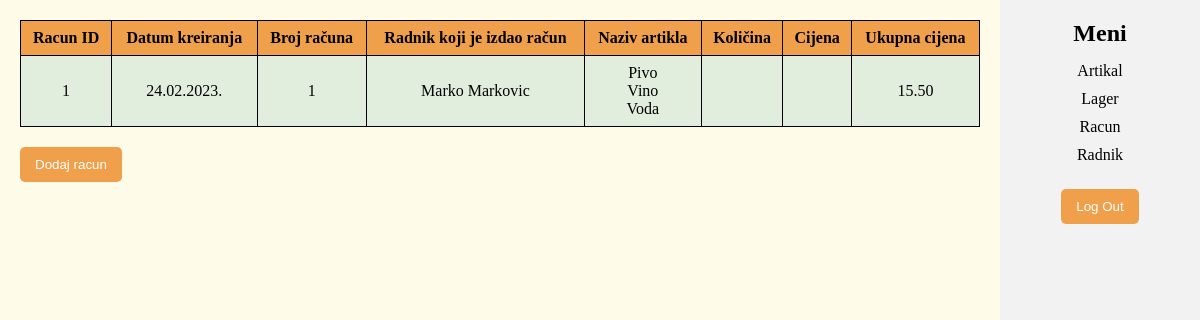
Page /racun.php on the committed database.
### tables this page shows
CREATE TABLE `racun` (
  `RacunId` int(11) NOT NULL,
  `RadnikIdIzdao` int(11) NOT NULL,
  `DatumRacuna` datetime NOT NULL,
  `BrojRacuna` varchar(30) DEFAULT NULL,
  `UkupniIznos` decimal(18,2) DEFAULT NULL,
  `IznosPDV` decimal(18,2) DEFAULT NULL,
  `IznosBezPDV` decimal(18,2) DEFAULT NULL
);

CREATE TABLE `radnik` (
  `RadnikId` int(11) NOT NULL,
  `Ime` varchar(50) DEFAULT NULL,
  `Prezime` varchar(50) DEFAULT NULL,
  `BrojTelefona` varchar(50) DEFAULT NULL,
  `Adresa` varchar(100) DEFAULT NULL,
  `Grad` varchar(50) DEFAULT NULL,
  `Email` varchar(100) DEFAULT NULL,
  `JMBG` char(13) DEFAULT NULL,
  `KorisnikId` int(11) DEFAULT NULL
);

### racun.php (the view, shortened to what this page needs)
<!DOCTYPE html>
<html lang="en">
<head>
  <link rel="stylesheet" href="css/style-racun.css">
</head>
<body>
  <div class="tabela">
    <?php
    $conn = new mysqli("localhost", "root", "", "lanaco");
    $sql = "SELECT
    racun.RacunId,
    racun.DatumRacuna,
    racun.BrojRacuna,
    racun.UkupniIznos,
    racun.IznosPDV,
    racun.IznosBezPDV,
    radnik.Ime,
    radnik.Prezime,
    radnik.BrojTelefona,
    radnik.Adresa,
    radnik.Grad,
    radnik.Email,
    radnik.JMBG,
    GROUP_CONCAT(CONCAT(artikal.Naziv, '') SEPARATOR ', ') AS NaziviArtikala,
    GROUP_CONCAT(racunstavka.Kolicina SEPARATOR '<br>') AS Kolicine,
    GROUP_CONCAT(racunstavka.Cijena SEPARATOR '<br>') AS Cijene,
    SUM(racunstavka.Kolicina) AS UkupnaKolicina,
    SUM(racunstavka.Kolicina * racunstavka.Cijena) AS UkupnaCijena
  FROM
    racun
    INNER JOIN radnik ON racun.RadnikIdIzdao = radnik.RadnikId
    INNER JOIN racunstavka ON racun.RacunId = racunstavka.RacunId
    INNER JOIN artikal ON racunstavka.ArtikalId = artikal.ArtikalId
  GROUP BY racun.RacunId
  ORDER BY racun.RacunId DESC";
    $result = mysqli_query($conn, $sql);
    echo "<table id='racuni'>";
    echo "<tr><th>Racun ID</th><th>Datum kreiranja</th><th>Broj računa</th><th>Radnik koji je izdao račun</th><th>Naziv artikla</th><th>Količina</th><th>Cijena</th><th>Ukupna cijena</th></tr>";
    while ($row = mysqli_fetch_assoc($result)) {
      $naziviArtikala = explode(", ", $row["NaziviArtikala"]);
      echo "<tr id='racun_" . $row["RacunId"] . "' onclick='prikaziDetalje(" . $row["RacunId"] . ")'>";
      echo "<td>" . $row["RacunId"] . "</td>";
      echo "<td>" . date('d.m.Y.', strtotime($row["DatumRacuna"])) . "</td>";
      echo "<td>" . $row["BrojRacuna"] . "</td>";
      echo "<td>" . $row["Ime"] . " " . $row["Prezime"] . "</td>";
      echo "<td>";
      foreach ($naziviArtikala as $naziv) {
        echo $naziv . "<br>";
      }
      echo "</td>";
      echo "<td>";
      echo "</td>";
      echo "<td>";
      echo "</td>";
      echo "<td>" . number_format(floatval($row["UkupnaCijena"]), 2, '.', '.') . "</td>";
      echo "</tr>";
    }
    echo "</table>";
    ?>
    <button><a href="racun_add.php">Dodaj racun</a></button>
  </div>
  <div class="meni">
    <h2>Meni</h2>
    <nav>
      <ul>
        <li><a href="pocetna.php">Artikal</a></li>
        <li><a href="lager.php">Lager</a></li>
        <li><a href="racun.php">Racun</a></li>
        <li><a href="radnik.php">Radnik</a></li>
      </ul>
    </nav>
    <button><a href="logout.php">Log Out</a></button>
  </div>
</body>
</html>

### css/style-racun.css (style rules this page uses)
* { margin: 0; padding: 0; box-sizing: border-box; }
body { display: flex; background-color: #FEFBE9; }
.tabela { flex: 1; padding: 20px; }
table { border-collapse: collapse; width: 100%; }
th, td { border: 1px solid black; padding: 8px; text-align: center; }
th { background-color: #F0A04B; }
tr:nth-child(even) { background-color: #E1EEDD; }
tr:nth-child(odd) { background-color: transparent; }
.meni { width: 200px; height: 100vh; background-color: #f2f2f2; padding: 20px; text-align: center; }
h2 { margin-bottom: 10px; }
nav ul { list-style-type: none; }
nav ul li a { text-decoration: none; color: black; display: block; padding: 5px 10px; }
button { margin-top: 20px; background-color: #F0A04B; color: white; padding: 10px 15px; border: none; border-radius: 5px; cursor: pointer; transition: all 0.3s ease-in-out; }
button a { text-decoration: none; color: white; }

### rows in the picture
racun: RacunId "1", DatumRacuna "24.02.2023.", BrojRacuna "1", RadnikIdIzdao.Ime "Marko", RadnikIdIzdao.Prezime "Markovic", naziv "Pivo", naziv "Vino", naziv "Voda", UkupnaCijena "15.50"
